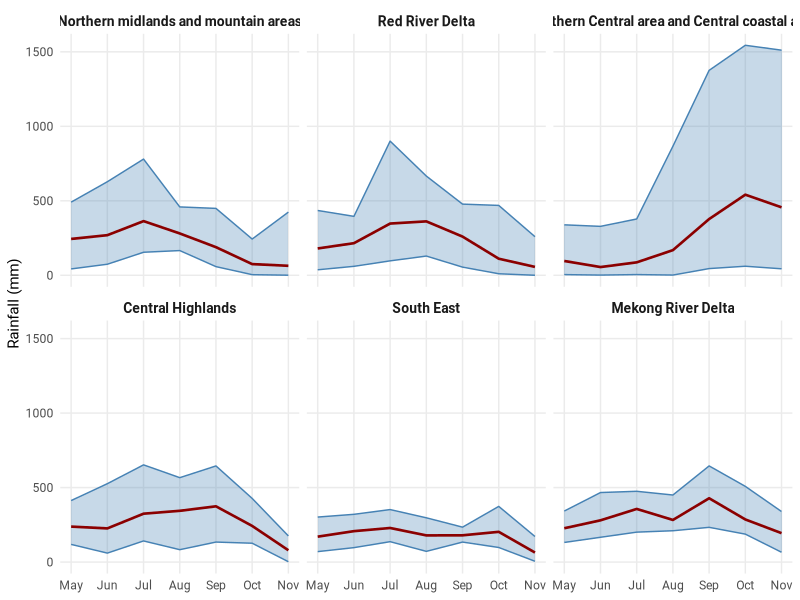

The R source for this figure:

library(tidyr)
library(dplyr)
library(ggplot2)

read_csv <- readr::read_csv
str_to_title <- stringr::str_to_title

dta <- read_csv("Day 1/Dataset references/MonthlyRainfall_mm_ByProvince.csv")
names(dta) <- c("year", "province", "may", "jun", "jul", "aug", "sep", "oct", "nov")

dta <- dta %>%
    mutate(region = case_when(
        province %in% c("Ha Noi", "Vinh Phuc", "Bac Ninh", "Quang Ninh", "Bai Chay",
                        "Hai Duong", "Hai Phong", "Hung Yen", "Thai Binh",
                        "Ha Nam", "Nam Dinh", "Ninh Binh") ~ "Red River Delta",
        province %in% c("Ha Giang", "Cao Bang", "Bac Kan", "Tuyen Quang", "Lao Cai",
                        "Yen Bai", "Thai Nguyen", "Lang Son", "Bac Giang", "Phu Tho",
                        "Dien Bien", "Lai Chau", "Son La", "Hoa Binh") ~ "Northern midlands and mountain areas",
        province %in% c("Thanh Hoa", "Nghe An", "Ha Tinh", "Quang Binh", "Vinh",
                        "Quang Tri", "Thua Thien-Hue", "Da Nang", "Quang  Nam", "Hue",
                        "Quang  Ngai", "Binh Dinh", "Phu Yen", "Khanh  Hoa", "Qui Nhon", "Nha Trang",
                        "Ninh  Thuan", "Binh Thuan") ~ "Northern Central area and Central coastal area",
        province %in% c("Kon Tum", "Gia Lai", "Dak Lak", "Playku",
                        "Dak Nong", "Lam Dong", "Da Lat") ~ "Central Highlands",
        province %in% c("Binh Phuoc", "Tay Ninh", "Binh Duong", "Dong Nai",
                        "Ba Ria - Vung Tau", "Ho Chi Minh city", "Vung Tau") ~ "South East",
        province %in% c("Long An", "Tien Giang", "Ben Tre", "Tra Vinh", "Vinh Long",
                        "Dong Thap", "An Giang", "Kien  Giang", "Can Tho", "Hau Giang",
                        "Soc Trang", "Bac Lieu", "Ca Mau") ~ "Mekong River Delta"
    ))

region_list <- c("Northern midlands and mountain areas", "Red River Delta",
                 "Northern Central area and Central coastal area", "Central Highlands",
                 "South East", "Mekong River Delta")

tidy_dta <- dta %>%
    gather(key = "month", value = "rainfall", -year, -province, -region) %>%
    mutate(month = str_to_title(month)) %>%
    mutate(month_fct = factor(month, levels = month.abb),
           month_num = as.numeric(month_fct)) %>%
    mutate(region = factor(region, levels = region_list))


tidy_dta <- tidy_dta %>%
    group_by(region, month) %>%
    mutate(max_rainfall = max(rainfall, na.rm = TRUE),
           min_rainfall = min(rainfall, na.rm = TRUE),
           mean_rainfall = mean(rainfall), na.rm = TRUE) %>%
    ungroup()


ggplot(tidy_dta) +
    geom_ribbon(aes(month_num,
                    ymin = min_rainfall, ymax = max_rainfall),
                fill = "steelblue", alpha = 0.3) +
    geom_line(aes(month_num, max_rainfall), color = "steelblue") +
    geom_line(aes(month_num, min_rainfall), color = "steelblue") +
    geom_line(aes(month_num, mean_rainfall),
              color = "red4", size = 0.9) +
    facet_wrap(~ region) +
    scale_x_continuous(breaks = 5:11,
                       labels = c("May", "Jun", "Jul", "Aug",
                                  "Sep", "Oct", "Nov")) +
    labs(x = NULL, y = "Rainfall (mm)") +
    theme_minimal(base_family = "Roboto") +
    theme(strip.text = element_text(face = "bold", size = 10),
          panel.grid.minor.y = element_blank(),
          panel.grid.minor.x = element_blank())






